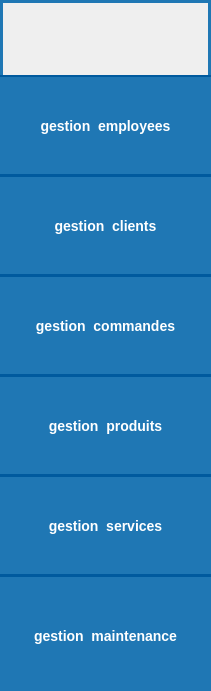
   <widget class="QWidget" name="widget_3" native="true">
    <property name="geometry">
     <rect>
      <x>20</x>
      <y>40</y>
      <width>211</width>
      <height>691</height>
     </rect>
    </property>
    <property name="styleSheet">
     <string notr="true">QWidget {
    border: 3px solid #1f77b4; /* Bordure bleu foncé et un peu épaisse */
    border-radius: 0; /* Pas d'arrondi pour les coins */
    padding: 10px; /* Espacement interne autour du contenu */
}
</string>
    </property>
    <widget class="QPushButton" name="pushButton_service">
     <property name="geometry">
      <rect>
       <x>-10</x>
       <y>470</y>
       <width>231</width>
       <height>111</height>
      </rect>
     </property>
     <property name="styleSheet">
      <string notr="true">QPushButton {
    background: #1f77b4; /* Couleur de fond principale (bleu) */
    color: white; /* Couleur du texte */
    border: 2px solid #005a9e; /* Bordure autour du bouton */
    border-radius: 0; /* Coins non arrondis pour un bouton rectangulaire */
    padding: 10px 20px; /* Espacement interne */
    font-size: 14px; /* Taille de la police */
    font-weight: bold; /* Texte en gras */
    min-width: 120px; /* Largeur minimale */
    min-height: 35px; /* Hauteur minimale */
    margin: 5px; /* Marges autour du bouton */
    transition: background 0.3s ease, border-color 0.3s ease; /* Animation pour un effet lisse */
}

QPushButton:pressed {
    background: #80cfff; /* Couleur bleu clair lorsqu'il est cliqué */
    border-color: #005a9e; /* Bordure assortie */
    transform: scale(0.97); /* Réduction légère pour effet de clic */
}

QPushButton:disabled {
    background: #cccccc; /* Couleur grise pour un bouton désactivé */
    color: #666666; /* Couleur du texte désactivé */
    border-color: #aaaaaa; /* Bordure grise pour état désactivé */
}

QPushButton.selected {
    background: #80cfff; /* Couleur bleu clair pour le bouton sélectionné */
    border-color: #005a9e; /* Bordure assortie pour le bouton sélectionné */
}
</string>
     </property>
     <property name="text">
      <string>gestion  services</string>
     </property>
    </widget>
    <widget class="QPushButton" name="pushButton_produit">
     <property name="geometry">
      <rect>
       <x>-10</x>
       <y>370</y>
       <width>231</width>
       <height>111</height>
      </rect>
     </property>
     <property name="styleSheet">
      <string notr="true">QPushButton {
    background: #1f77b4; /* Couleur de fond principale (bleu) */
    color: white; /* Couleur du texte */
    border: 2px solid #005a9e; /* Bordure autour du bouton */
    border-radius: 0; /* Coins non arrondis pour un bouton rectangulaire */
    padding: 10px 20px; /* Espacement interne */
    font-size: 14px; /* Taille de la police */
    font-weight: bold; /* Texte en gras */
    min-width: 120px; /* Largeur minimale */
    min-height: 35px; /* Hauteur minimale */
    margin: 5px; /* Marges autour du bouton */
    transition: background 0.3s ease, border-color 0.3s ease; /* Animation pour un effet lisse */
}

QPushButton:pressed {
    background: #80cfff; /* Couleur bleu clair lorsqu'il est cliqué */
    border-color: #005a9e; /* Bordure assortie */
    transform: scale(0.97); /* Réduction légère pour effet de clic */
}

QPushButton:disabled {
    background: #cccccc; /* Couleur grise pour un bouton désactivé */
    color: #666666; /* Couleur du texte désactivé */
    border-color: #aaaaaa; /* Bordure grise pour état désactivé */
}

QPushButton.selected {
    background: #80cfff; /* Couleur bleu clair pour le bouton sélectionné */
    border-color: #005a9e; /* Bordure assortie pour le bouton sélectionné */
}
</string>
     </property>
     <property name="text">
      <string>gestion  produits</string>
     </property>
    </widget>
    <widget class="QPushButton" name="pushButton_commande">
     <property name="geometry">
      <rect>
       <x>-10</x>
       <y>270</y>
       <width>231</width>
       <height>111</height>
      </rect>
     </property>
     <property name="styleSheet">
      <string notr="true">QPushButton {
    background: #1f77b4; /* Couleur de fond principale (bleu) */
    color: white; /* Couleur du texte */
    border: 2px solid #005a9e; /* Bordure autour du bouton */
    border-radius: 0; /* Coins non arrondis pour un bouton rectangulaire */
    padding: 10px 20px; /* Espacement interne */
    font-size: 14px; /* Taille de la police */
    font-weight: bold; /* Texte en gras */
    min-width: 120px; /* Largeur minimale */
    min-height: 35px; /* Hauteur minimale */
    margin: 5px; /* Marges autour du bouton */
    transition: background 0.3s ease, border-color 0.3s ease; /* Animation pour un effet lisse */
}

QPushButton:pressed {
    background: #80cfff; /* Couleur bleu clair lorsqu'il est cliqué */
    border-color: #005a9e; /* Bordure assortie */
    transform: scale(0.97); /* Réduction légère pour effet de clic */
}

QPushButton:disabled {
    background: #cccccc; /* Couleur grise pour un bouton désactivé */
    color: #666666; /* Couleur du texte désactivé */
    border-color: #aaaaaa; /* Bordure grise pour état désactivé */
}

QPushButton.selected {
    background: #80cfff; /* Couleur bleu clair pour le bouton sélectionné */
    border-color: #005a9e; /* Bordure assortie pour le bouton sélectionné */
}
</string>
     </property>
     <property name="text">
      <string>gestion  commandes</string>
     </property>
    </widget>
    <widget class="QPushButton" name="pushButton_client">
     <property name="geometry">
      <rect>
       <x>-10</x>
       <y>170</y>
       <width>231</width>
       <height>111</height>
      </rect>
     </property>
     <property name="styleSheet">
      <string notr="true">QPushButton {
    background: #1f77b4; /* Couleur de fond principale (bleu) */
    color: white; /* Couleur du texte */
    border: 2px solid #005a9e; /* Bordure autour du bouton */
    border-radius: 0; /* Coins non arrondis pour un bouton rectangulaire */
    padding: 10px 20px; /* Espacement interne */
    font-size: 14px; /* Taille de la police */
    font-weight: bold; /* Texte en gras */
    min-width: 120px; /* Largeur minimale */
    min-height: 35px; /* Hauteur minimale */
    margin: 5px; /* Marges autour du bouton */
    transition: background 0.3s ease, border-color 0.3s ease; /* Animation pour un effet lisse */
}

QPushButton:pressed {
    background: #80cfff; /* Couleur bleu clair lorsqu'il est cliqué */
    border-color: #005a9e; /* Bordure assortie */
    transform: scale(0.97); /* Réduction légère pour effet de clic */
}

QPushButton:disabled {
    background: #cccccc; /* Couleur grise pour un bouton désactivé */
    color: #666666; /* Couleur du texte désactivé */
    border-color: #aaaaaa; /* Bordure grise pour état désactivé */
}

QPushButton.selected {
    background: #80cfff; /* Couleur bleu clair pour le bouton sélectionné */
    border-color: #005a9e; /* Bordure assortie pour le bouton sélectionné */
}
</string>
     </property>
     <property name="text">
      <string>gestion  clients</string>
     </property>
    </widget>
    <widget class="QPushButton" name="pushButton_employe">
     <property name="geometry">
      <rect>
       <x>-10</x>
       <y>70</y>
       <width>231</width>
       <height>111</height>
      </rect>
     </property>
     <property name="styleSheet">
      <string notr="true">QPushButton {
    background: #1f77b4; /* Couleur de fond principale (bleu) */
    color: white; /* Couleur du texte */
    border: 2px solid #005a9e; /* Bordure autour du bouton */
    border-radius: 0; /* Coins non arrondis pour un bouton rectangulaire */
    padding: 10px 20px; /* Espacement interne */
    font-size: 14px; /* Taille de la police */
    font-weight: bold; /* Texte en gras */
    min-width: 120px; /* Largeur minimale */
    min-height: 35px; /* Hauteur minimale */
    margin: 5px; /* Marges autour du bouton */
    transition: background 0.3s ease, border-color 0.3s ease; /* Animation pour un effet lisse */
}

QPushButton:pressed {
    background: #80cfff; /* Couleur bleu clair lorsqu'il est cliqué */
    border-color: #005a9e; /* Bordure assortie */
    transform: scale(0.97); /* Réduction légère pour effet de clic */
}

QPushButton:disabled {
    background: #cccccc; /* Couleur grise pour un bouton désactivé */
    color: #666666; /* Couleur du texte désactivé */
    border-color: #aaaaaa; /* Bordure grise pour état désactivé */
}

QPushButton.selected {
    background: #80cfff; /* Couleur bleu clair pour le bouton sélectionné */
    border-color: #005a9e; /* Bordure assortie pour le bouton sélectionné */
}
</string>
     </property>
     <property name="text">
      <string>gestion  employees</string>
     </property>
    </widget>
    <widget class="QPushButton" name="pushButton_maintenance">
     <property name="geometry">
      <rect>
       <x>-10</x>
       <y>570</y>
       <width>231</width>
       <height>131</height>
      </rect>
     </property>
     <property name="styleSheet">
      <string notr="true">QPushButton {
    background: #1f77b4; /* Couleur de fond principale (bleu) */
    color: white; /* Couleur du texte */
    border: 2px solid #005a9e; /* Bordure autour du bouton */
    border-radius: 0; /* Coins non arrondis pour un bouton rectangulaire */
    padding: 10px 20px; /* Espacement interne */
    font-size: 14px; /* Taille de la police */
    font-weight: bold; /* Texte en gras */
    min-width: 120px; /* Largeur minimale */
    min-height: 35px; /* Hauteur minimale */
    margin: 5px; /* Marges autour du bouton */
    transition: background 0.3s ease, border-color 0.3s ease; /* Animation pour un effet lisse */
}

QPushButton:pressed {
    background: #80cfff; /* Couleur bleu clair lorsqu'il est cliqué */
    border-color: #005a9e; /* Bordure assortie */
    transform: scale(0.97); /* Réduction légère pour effet de clic */
}

QPushButton:disabled {
    background: #cccccc; /* Couleur grise pour un bouton désactivé */
    color: #666666; /* Couleur du texte désactivé */
    border-color: #aaaaaa; /* Bordure grise pour état désactivé */
}

QPushButton.selected {
    background: #80cfff; /* Couleur bleu clair pour le bouton sélectionné */
    border-color: #005a9e; /* Bordure assortie pour le bouton sélectionné */
}
</string>
     </property>
     <property name="text">
      <string>gestion  maintenance</string>
     </property>
    </widget>
   </widget>
